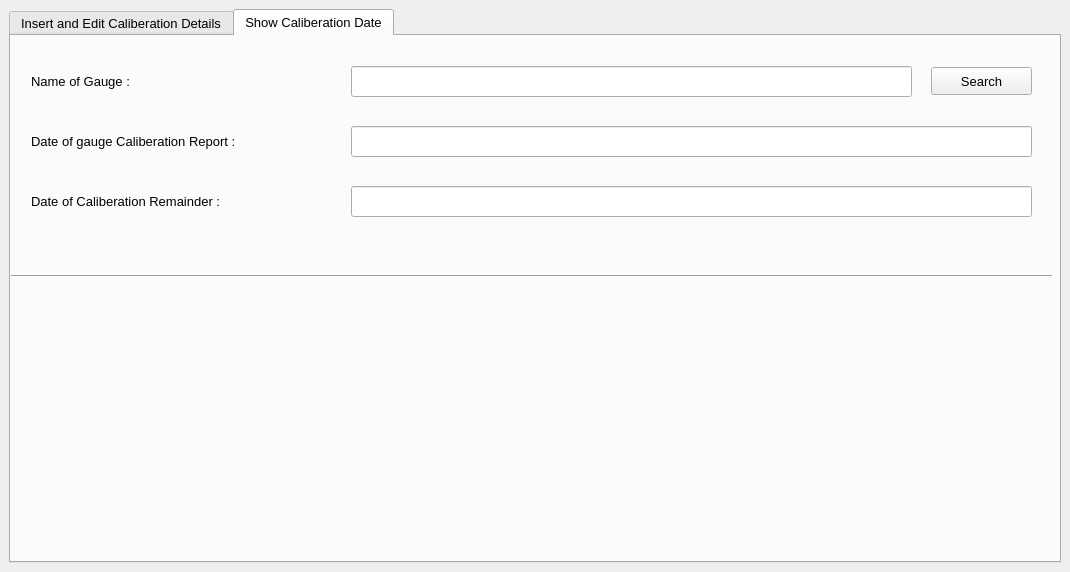
<?xml version="1.0" encoding="UTF-8"?>
<ui version="4.0">
 <class>Caliberation</class>
 <widget class="QMainWindow" name="Caliberation">
  <property name="geometry">
   <rect>
    <x>0</x>
    <y>0</y>
    <width>1070</width>
    <height>572</height>
   </rect>
  </property>
  <property name="minimumSize">
   <size>
    <width>1070</width>
    <height>572</height>
   </size>
  </property>
  <property name="maximumSize">
   <size>
    <width>1070</width>
    <height>572</height>
   </size>
  </property>
  <property name="windowTitle">
   <string>Caliberation</string>
  </property>
  <property name="statusTip">
   <string extracomment="go to hell"/>
  </property>
  <property name="whatsThis">
   <string extracomment="going"/>
  </property>
  <property name="accessibleName">
   <string extracomment="jff"/>
  </property>
  <property name="accessibleDescription">
   <string extracomment="jgfgjfg"/>
  </property>
  <widget class="QWidget" name="centralwidget">
   <layout class="QGridLayout" name="gridLayout_2">
    <item row="0" column="0">
     <layout class="QVBoxLayout" name="verticalLayout">
      <item>
       <widget class="QTabWidget" name="tabWidget">
        <property name="font">
         <font>
          <family>Segoe UI</family>
          <pointsize>10</pointsize>
          <weight>50</weight>
          <bold>false</bold>
         </font>
        </property>
        <property name="tabPosition">
         <enum>QTabWidget::North</enum>
        </property>
        <property name="tabShape">
         <enum>QTabWidget::Rounded</enum>
        </property>
        <property name="currentIndex">
         <number>1</number>
        </property>
        <property name="elideMode">
         <enum>Qt::ElideNone</enum>
        </property>
        <widget class="QWidget" name="tab">
         <attribute name="title">
          <string>Insert and Edit Caliberation Details</string>
         </attribute>
         <widget class="QGroupBox" name="groupBox">
          <property name="geometry">
           <rect>
            <x>10</x>
            <y>10</y>
            <width>1011</width>
            <height>221</height>
           </rect>
          </property>
          <property name="title">
           <string>Insert Caliberation Details</string>
          </property>
          <widget class="QLabel" name="label">
           <property name="geometry">
            <rect>
             <x>20</x>
             <y>40</y>
             <width>291</width>
             <height>31</height>
            </rect>
           </property>
           <property name="font">
            <font>
             <family>Segoe UI</family>
             <pointsize>10</pointsize>
             <weight>50</weight>
             <bold>false</bold>
            </font>
           </property>
           <property name="text">
            <string>Name of Gauge :</string>
           </property>
          </widget>
          <widget class="QLineEdit" name="lineEdit">
           <property name="geometry">
            <rect>
             <x>350</x>
             <y>40</y>
             <width>631</width>
             <height>31</height>
            </rect>
           </property>
          </widget>
          <widget class="QLabel" name="label_2">
           <property name="geometry">
            <rect>
             <x>20</x>
             <y>80</y>
             <width>291</width>
             <height>31</height>
            </rect>
           </property>
           <property name="font">
            <font>
             <family>Segoe UI</family>
             <pointsize>10</pointsize>
             <weight>50</weight>
             <bold>false</bold>
            </font>
           </property>
           <property name="text">
            <string>Date of gauge Caliberation Report :</string>
           </property>
          </widget>
          <widget class="QLineEdit" name="lineEdit_2">
           <property name="geometry">
            <rect>
             <x>350</x>
             <y>80</y>
             <width>631</width>
             <height>31</height>
            </rect>
           </property>
          </widget>
          <widget class="QLineEdit" name="lineEdit_7">
           <property name="geometry">
            <rect>
             <x>350</x>
             <y>120</y>
             <width>631</width>
             <height>31</height>
            </rect>
           </property>
          </widget>
          <widget class="QLabel" name="label_7">
           <property name="geometry">
            <rect>
             <x>20</x>
             <y>120</y>
             <width>291</width>
             <height>31</height>
            </rect>
           </property>
           <property name="font">
            <font>
             <family>Segoe UI</family>
             <pointsize>10</pointsize>
             <weight>50</weight>
             <bold>false</bold>
            </font>
           </property>
           <property name="text">
            <string>Date of Caliberation Remainder :</string>
           </property>
          </widget>
          <widget class="QPushButton" name="pushButton">
           <property name="geometry">
            <rect>
             <x>650</x>
             <y>170</y>
             <width>121</width>
             <height>31</height>
            </rect>
           </property>
           <property name="text">
            <string>SUBMIT</string>
           </property>
          </widget>
         </widget>
         <widget class="QGroupBox" name="groupBox_2">
          <property name="geometry">
           <rect>
            <x>10</x>
            <y>240</y>
            <width>1011</width>
            <height>261</height>
           </rect>
          </property>
          <property name="title">
           <string>Edit Caliberation Details</string>
          </property>
          <widget class="QLabel" name="label_3">
           <property name="geometry">
            <rect>
             <x>20</x>
             <y>50</y>
             <width>291</width>
             <height>31</height>
            </rect>
           </property>
           <property name="font">
            <font>
             <family>Segoe UI</family>
             <pointsize>10</pointsize>
             <weight>50</weight>
             <bold>false</bold>
            </font>
           </property>
           <property name="text">
            <string>Name of Gauge :</string>
           </property>
          </widget>
          <widget class="QLineEdit" name="lineEdit_3">
           <property name="geometry">
            <rect>
             <x>350</x>
             <y>50</y>
             <width>631</width>
             <height>31</height>
            </rect>
           </property>
          </widget>
          <widget class="QLabel" name="label_4">
           <property name="geometry">
            <rect>
             <x>20</x>
             <y>90</y>
             <width>291</width>
             <height>31</height>
            </rect>
           </property>
           <property name="font">
            <font>
             <family>Segoe UI</family>
             <pointsize>10</pointsize>
             <weight>50</weight>
             <bold>false</bold>
            </font>
           </property>
           <property name="text">
            <string>Date of gauge Caliberation Report :</string>
           </property>
          </widget>
          <widget class="QLineEdit" name="lineEdit_4">
           <property name="geometry">
            <rect>
             <x>350</x>
             <y>90</y>
             <width>631</width>
             <height>31</height>
            </rect>
           </property>
          </widget>
          <widget class="QLabel" name="label_5">
           <property name="geometry">
            <rect>
             <x>20</x>
             <y>130</y>
             <width>291</width>
             <height>31</height>
            </rect>
           </property>
           <property name="font">
            <font>
             <family>Segoe UI</family>
             <pointsize>10</pointsize>
             <weight>50</weight>
             <bold>false</bold>
            </font>
           </property>
           <property name="text">
            <string>New Name of Gauge :</string>
           </property>
          </widget>
          <widget class="QLineEdit" name="lineEdit_5">
           <property name="geometry">
            <rect>
             <x>350</x>
             <y>130</y>
             <width>631</width>
             <height>31</height>
            </rect>
           </property>
          </widget>
          <widget class="QLabel" name="label_6">
           <property name="geometry">
            <rect>
             <x>20</x>
             <y>170</y>
             <width>321</width>
             <height>31</height>
            </rect>
           </property>
           <property name="font">
            <font>
             <family>Segoe UI</family>
             <pointsize>10</pointsize>
             <weight>50</weight>
             <bold>false</bold>
            </font>
           </property>
           <property name="text">
            <string>New Date of gauge Caliberation Report :</string>
           </property>
          </widget>
          <widget class="QLineEdit" name="lineEdit_6">
           <property name="geometry">
            <rect>
             <x>350</x>
             <y>170</y>
             <width>631</width>
             <height>31</height>
            </rect>
           </property>
           <property name="text">
            <string/>
           </property>
          </widget>
          <widget class="QPushButton" name="pushButton_2">
           <property name="geometry">
            <rect>
             <x>650</x>
             <y>220</y>
             <width>121</width>
             <height>31</height>
            </rect>
           </property>
           <property name="text">
            <string>SUBMIT</string>
           </property>
          </widget>
         </widget>
        </widget>
        <widget class="QWidget" name="tab_2">
         <attribute name="title">
          <string>Show Caliberation Date</string>
         </attribute>
         <widget class="QLabel" name="label_8">
          <property name="geometry">
           <rect>
            <x>20</x>
            <y>30</y>
            <width>151</width>
            <height>31</height>
           </rect>
          </property>
          <property name="font">
           <font>
            <family>Segoe UI</family>
            <pointsize>10</pointsize>
            <weight>50</weight>
            <bold>false</bold>
           </font>
          </property>
          <property name="text">
           <string>Name of Gauge :</string>
          </property>
         </widget>
         <widget class="QLineEdit" name="lineEdit_8">
          <property name="geometry">
           <rect>
            <x>340</x>
            <y>30</y>
            <width>561</width>
            <height>31</height>
           </rect>
          </property>
         </widget>
         <widget class="QPushButton" name="pushButton_3">
          <property name="geometry">
           <rect>
            <x>920</x>
            <y>31</y>
            <width>101</width>
            <height>28</height>
           </rect>
          </property>
          <property name="text">
           <string>Search</string>
          </property>
         </widget>
         <widget class="QLineEdit" name="lineEdit_9">
          <property name="geometry">
           <rect>
            <x>340</x>
            <y>90</y>
            <width>681</width>
            <height>31</height>
           </rect>
          </property>
         </widget>
         <widget class="QLabel" name="label_9">
          <property name="geometry">
           <rect>
            <x>20</x>
            <y>90</y>
            <width>301</width>
            <height>31</height>
           </rect>
          </property>
          <property name="font">
           <font>
            <family>Segoe UI</family>
            <pointsize>10</pointsize>
            <weight>50</weight>
            <bold>false</bold>
           </font>
          </property>
          <property name="text">
           <string>Date of gauge Caliberation Report :</string>
          </property>
         </widget>
         <widget class="QLineEdit" name="lineEdit_10">
          <property name="geometry">
           <rect>
            <x>340</x>
            <y>150</y>
            <width>681</width>
            <height>31</height>
           </rect>
          </property>
         </widget>
         <widget class="QLabel" name="label_10">
          <property name="geometry">
           <rect>
            <x>20</x>
            <y>150</y>
            <width>301</width>
            <height>31</height>
           </rect>
          </property>
          <property name="font">
           <font>
            <family>Segoe UI</family>
            <pointsize>10</pointsize>
            <weight>50</weight>
            <bold>false</bold>
           </font>
          </property>
          <property name="text">
           <string>Date of Caliberation Remainder :</string>
          </property>
         </widget>
         <widget class="Line" name="line">
          <property name="geometry">
           <rect>
            <x>0</x>
            <y>-30</y>
            <width>1041</width>
            <height>541</height>
           </rect>
          </property>
          <property name="orientation">
           <enum>Qt::Horizontal</enum>
          </property>
         </widget>
         <zorder>line</zorder>
         <zorder>label_8</zorder>
         <zorder>lineEdit_8</zorder>
         <zorder>pushButton_3</zorder>
         <zorder>lineEdit_9</zorder>
         <zorder>label_9</zorder>
         <zorder>lineEdit_10</zorder>
         <zorder>label_10</zorder>
        </widget>
       </widget>
      </item>
     </layout>
    </item>
   </layout>
  </widget>
 </widget>
 <resources/>
 <connections/>
</ui>
